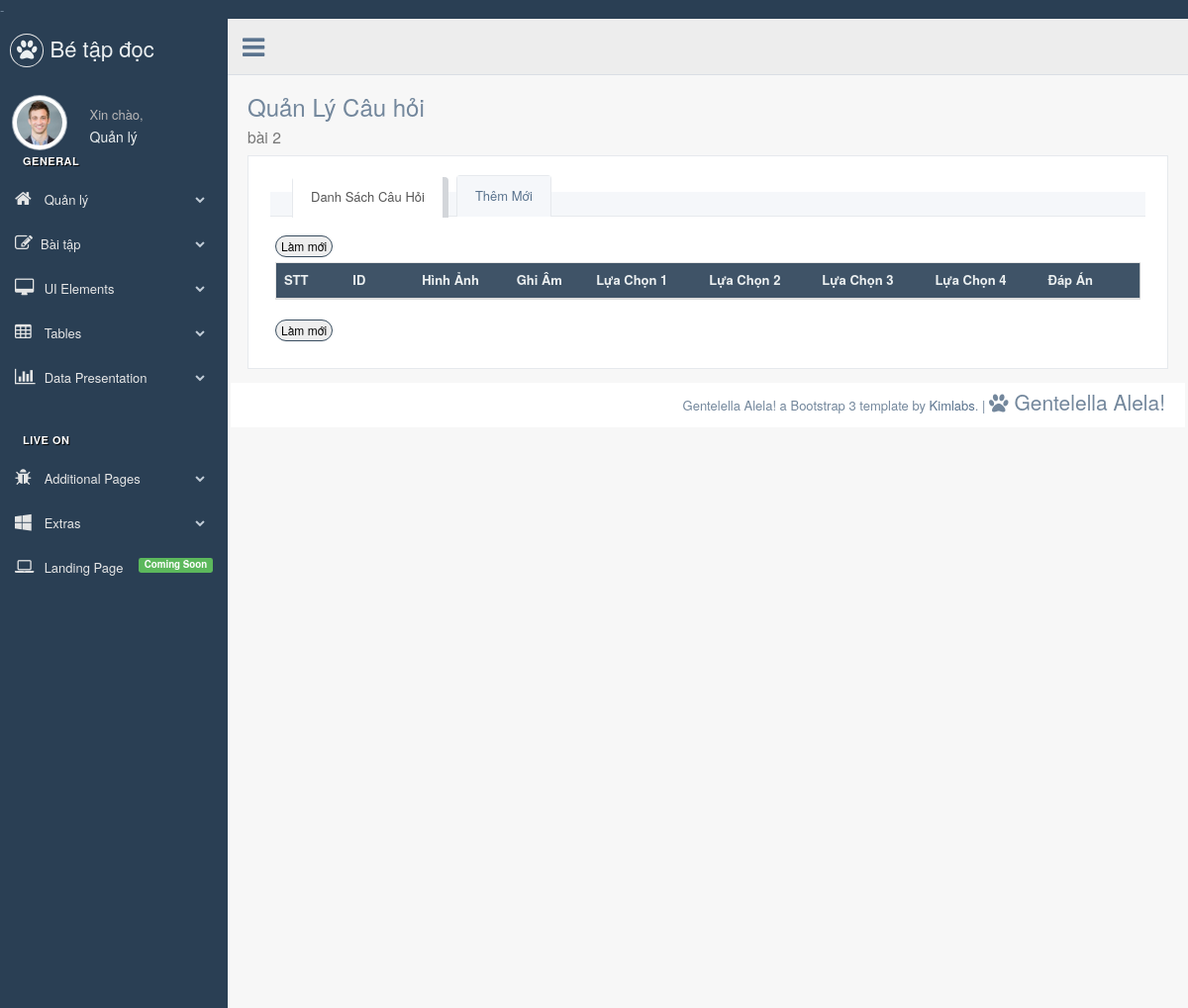
The page /Source-code/admin/quanly_cauhoi.php?id=2&td=bài 2 on the database as committed earlier.
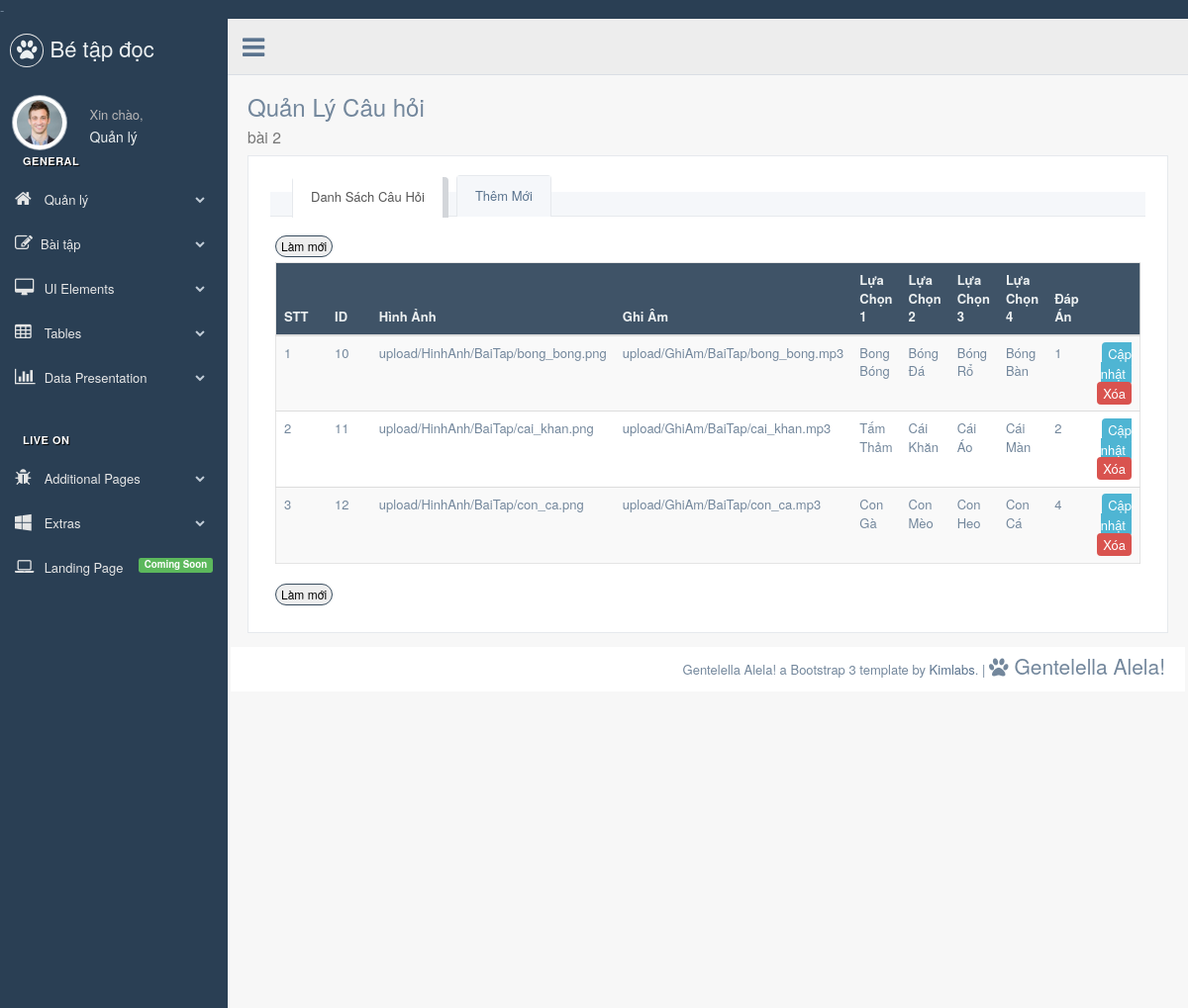
The same page on the database as committed later.
### tables this page shows
CREATE TABLE `cauhoi` (
  `ch_ID` int(11) NOT NULL,
  `ch_BaiTap` int(11) NOT NULL,
  `ch_DuongDanHinhAnh` varchar(200) NOT NULL,
  `ch_DuongDanGhiAm` varchar(200) NOT NULL,
  `ch_LuaChon1` varchar(150) NOT NULL,
  `ch_LuaChon2` varchar(150) NOT NULL,
  `ch_LuaChon3` varchar(150) NOT NULL,
  `ch_LuaChon4` varchar(150) NOT NULL,
  `ch_DapAn` int(11) NOT NULL
);

### Source-code/dataconfig/dataprovider.php (called while the page is built, shortened)
<?php
class DataProvider
{
  public static function GetRows($sql)
  {
	$connection = mysqli_connect(HOSTNAME,USERNAME,PASSWORD,DATABASE) or
      	die ("couldn't connect to localhost");
    mysqli_query($connection,"set names 'utf8'");
    $returnresult = null;
    $result = mysqli_query($connection,$sql);
	$i = 0;
	while ($row = mysqli_fetch_array($result))
	{
		$returnresult[$i++] = $row;
	}
    return $returnresult;
	}
}
?>

### Source-code/admin/include/inc-quanly-cauhoi.php (the view, shortened to what this page needs)
               <div class="row">
                   <div class="col-md-12 col-sm-12 col-xs-12">
                       <div class="x_panel">
<div class="x_content">
                   <div class="" role="tabpanel" data-example-id="togglable-tabs">
		<ul id="myTab1" class="nav nav-tabs bar_tabs" role="tablist">
			<li role="presentation" class="active"><a href="#tab_content1" id="home-tabb" role="tab" data-toggle="tab" aria-controls="home" aria-expanded="true">Danh Sách Câu Hỏi</a>
                           </li>
                           <li role="presentation" class=""><a href="#tab_content2" role="tab" id="profile-tabb" data-toggle="tab" aria-controls="profile" aria-expanded="false">Thêm Mới</a>
			</li>
		</ul>
		<div id="myTabContent1" class="tab-content">
			<div role="tabpanel" class="tab-pane fade active in" id="tab_content1" aria-labelledby="home-tab">
				<div class="x_content">
					<button onclick="refresher()" class="btn btn-round btnx-green btn-xs">Làm mới</button>
					<table id="example" class="table table-striped responsive-utilities jambo_table">
						<thead>
							<tr class="headings">
								<th style="width: 8%;">STT </th>
								<th style="width: 8%;">ID </th>
								<th>Hình Ảnh </th>
								<th>Ghi Âm </th>
								<th>Lựa Chọn 1</th>
								<th>Lựa Chọn 2</th>
								<th>Lựa Chọn 3</th>
								<th>Lựa Chọn 4</th>
								<th>Đáp Án </th>
								<th></th>
							</tr>
						</thead>
						<tbody>
						<?php
						if(isset($_GET['id']))
						{
							$i = 0;
							$sql = "SELECT ch_ID, ch_DuongDanHinhAnh,
								ch_DuongDanGhiAm, ch_LuaChon1, ch_LuaChon2, ch_LuaChon3,
								ch_LuaChon4, ch_DapAn
								FROM cauhoi
								WHERE ch_BaiTap = $bt_id";
							$result = DataProvider::GetRows($sql);
							if($result != null)
							{
								foreach ($result as $value)
								{
									$i++;
							?>
							<tr class="<?php echo $i % 2 ==0 ? 'even pointer' : 'odd pointer'; ?>">
								<td class=" "><?php echo $i; ?></td>
								<td class=" "><?php echo $value['ch_ID']; ?></td>
								<td class=" "><?php echo $value['ch_DuongDanHinhAnh']; ?></td>
								<td class=" "><?php echo $value['ch_DuongDanGhiAm']; ?></td>
								<td class=" "><?php echo $value['ch_LuaChon1']; ?></td>
								<td class=" "><?php echo $value['ch_LuaChon2']; ?></td>
								<td class=" "><?php echo $value['ch_LuaChon3']; ?></td>
								<td class=" "><?php echo $value['ch_LuaChon4']; ?></td>
								<td class=" "><?php echo $value['ch_DapAn']; ?></td>
								<td align="right">
									<a  href="#tab_content3" role="tab"
										id="profile-tabb2"
										data-toggle="tab" aria-controls="profile" aria-expanded="false"
										onclick="edit(
											'<?php echo $value['ch_ID'];?>',
											'<?php echo $bt_td;?>',
											'<?php echo $value['ch_DuongDanHinhAnh'];?>',
											'<?php echo $value['ch_DuongDanGhiAm'];?>',
											'<?php echo $value['ch_LuaChon1'];?>',
											'<?php echo $value['ch_LuaChon2'];?>',
											'<?php echo $value['ch_LuaChon3'];?>',
											'<?php echo $value['ch_LuaChon4'];?>',
											'<?php echo $value['ch_DapAn'];?>'
										)" class=" btnx btnx-tear">
										Cập nhật
									</a>
									<a  href="process/xuly_cauhoi_get?mode=3&id=<?php echo $value['ch_ID'];?>&bt=<?php echo $bt_id;?>&td=<?php echo $bt_td;?>" class="btnx btnx-red" > Xóa</a>
								</td>
							</tr>
						<?php
								}
							}
						}
						?>
						</tbody>
					</table>
					<button onclick="refresher()" class="btn btn-round btnx-green btn-xs">Làm mới</button>
				</div>
			</div>
		</div>
	</div>
</div>
                       </div>
                   </div>
                   <br />
                   <br />
                   <br />
               </div>

Rows that differ between the two databases and show on the page:
added cauhoi: ch_ID "10", ch_DuongDanHinhAnh "upload/HinhAnh/BaiTap/bong_bong.png", ch_DuongDanGhiAm "upload/GhiAm/BaiTap/bong_bong.mp3", ch_LuaChon1 "Bong Bóng", ch_LuaChon2 "Bóng Đá", ch_LuaChon3 "Bóng Rổ", ch_LuaChon4 "Bóng Bàn", ch_DapAn "1"
added cauhoi: ch_ID "11", ch_DuongDanHinhAnh "upload/HinhAnh/BaiTap/cai_khan.png", ch_DuongDanGhiAm "upload/GhiAm/BaiTap/cai_khan.mp3", ch_LuaChon1 "Tấm Thảm", ch_LuaChon2 "Cái Khăn", ch_LuaChon3 "Cái Áo", ch_LuaChon4 "Cái Màn", ch_DapAn "2"
added cauhoi: ch_ID "12", ch_DuongDanHinhAnh "upload/HinhAnh/BaiTap/con_ca.png", ch_DuongDanGhiAm "upload/GhiAm/BaiTap/con_ca.mp3", ch_LuaChon1 "Con Gà", ch_LuaChon2 "Con Mèo", ch_LuaChon3 "Con Heo", ch_LuaChon4 "Con Cá", ch_DapAn "4"
